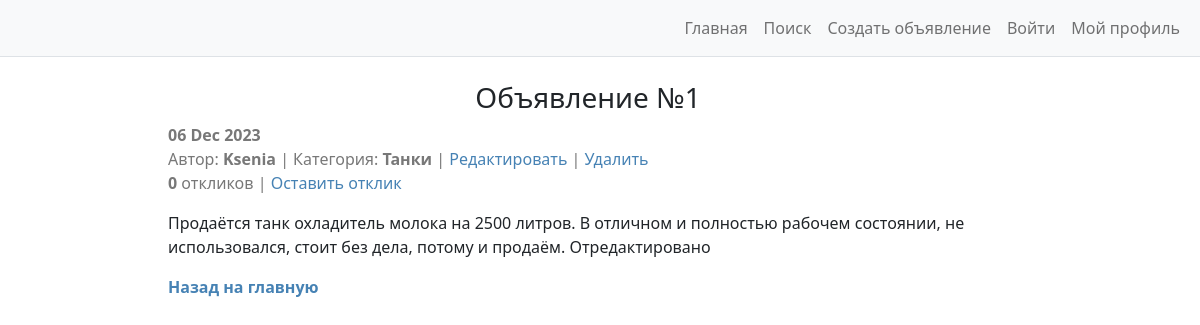
Page /1/ on the earlier database version.
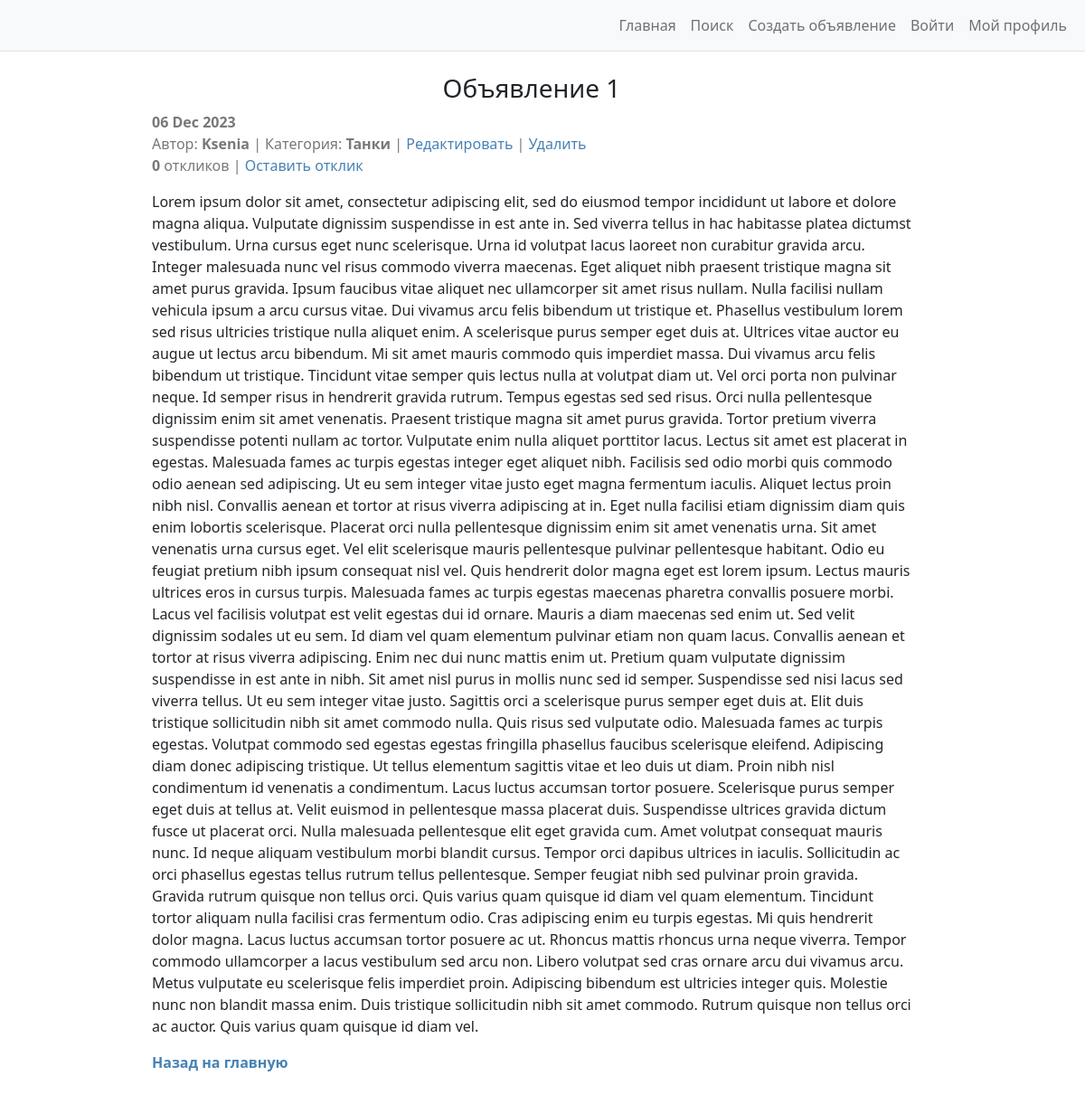
Same page on the later database version.
### advertisments/models.py (models this page shows, shortened)
class Ad(models.Model):
    pub_date = models.DateTimeField(
        auto_now_add=True
    )
    author = models.ForeignKey(
        to=User,
        on_delete=models.CASCADE,
    )
    title = models.CharField(
        max_length=255,
        help_text='До 255 символов',
    )
    category = models.CharField(
        max_length=18,
        choices=CATEGORIES,
        default=None,
    )
    content = RichTextUploadingField(
        blank=True
    )
    class Meta:
        ordering = ['pub_date']
        verbose_name = 'Объявление'
        verbose_name_plural = 'Объявления'

### advertisments/views.py (the view)
# urls.py: path('<int:pk>/', AdsDetailView.as_view(), name='ads_detail'),
class AdsDetailView(DetailView):
    model = Ad
    context_object_name = 'ad'
    template_name = 'ads_detail.html'
    def get_context_data(self, **kwargs):
        context = super().get_context_data(**kwargs)
        current_ad = context.get('ad')
        context['replies_to_this_ad'] = current_ad.replies_to_ad.count()
        return context

### advertisments/templates/ads_detail.html
{% extends 'base.html' %}
{% block content %}
<div class="container-fluid" id="centerLayer">
    <h3 class="mt-4" align="center">{{ ad.title }}</h3>
    <p style="color:rgb(120, 120, 120)">
        <b>
            {{ ad.pub_date|date:'d M Y' }}
        </b>
        <br />
        Автор: <b>{{ ad.author }}</b> | Категория: <b>{{ ad.category }}</b> |
        <a href="{% url 'ads_update' ad.id %}" style="color: #4682B4">
            Редактировать
        </a>
        |
        <a href="{% url 'ads_delete' ad.id %}" style="color: #4682B4">
            Удалить
        </a>
        <br>
        <b>{{ replies_to_this_ad }}</b> откликов |
        <a href="{% url 'reply_create' ad.id %}" style="color: #4682B4">
            Оставить отклик
        </a>
    </p>
    <p>
        {{ ad.content|striptags }}
    </p>
    <a href="{% url 'ads_list' %}" style="color: #4682B4">
        <b>Назад на главную</b>
    </a>
</div>
<br>
{% endblock content %}

Differences in the rows shown:
changed Ad "Танки": title "Объявление №1" → "Объявление 1"; content "Продаётся танк охладитель молока на 2500 литров. В отличном и полностью рабочем состоянии, не использовался, стоит без дела, потому и продаём. Отредактировано" → "Lorem ipsum dolor sit amet, consectetur adipiscing elit, sed do eiusmod tempor incididunt ut labore et dolore magna aliqua. Vulputate dignissim suspendisse in est ante in. Sed viverra tellus in hac habitasse platea dictumst vestibulum. Urna cursus eget nunc scelerisque. Urna id volutpat lacus laoreet non curabitur gravida arcu. Integer malesuada nunc vel risus commodo viverra maecenas. Eget aliquet nibh praesent tristique magna sit amet purus gravida. Ipsum faucibus vitae aliquet nec ullamcorper sit amet risus nullam. Nulla facilisi nullam vehicula ipsum a arcu cursus vitae. Dui vivamus arcu felis bibendum ut tristique et. Phasellus vestibulum lorem sed risus ultricies tristique nulla…"
